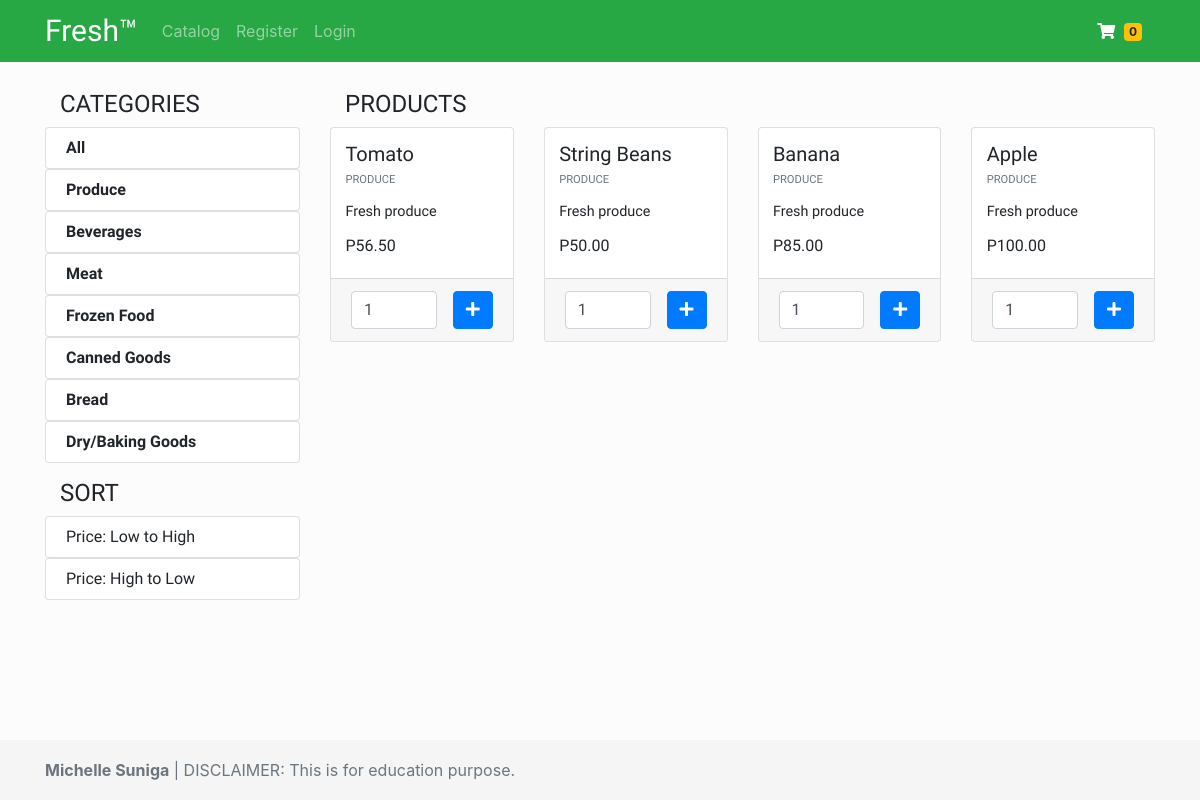
/app/views/catalog.php?category=1, run on the app's committed database.
### tables this page shows
CREATE TABLE `categories` (
  `id` int(11) NOT NULL,
  `name` varchar(255) NOT NULL
);

CREATE TABLE `items` (
  `id` int(11) NOT NULL,
  `name` varchar(255) NOT NULL,
  `price` decimal(18,2) NOT NULL,
  `image_path` varchar(255) DEFAULT NULL,
  `category_id` int(11) NOT NULL,
  `description` varchar(255) NOT NULL
);

### app/views/catalog.php (the view, shortened to what this page needs)
<?php require_once "../partials/layout.php" ?>
<?php function get_page_content() {
	global $conn;
?>
<?php
	$sql1 = "SELECT * FROM categories";
	$sql2 = "SELECT items.id, items.price, items.description, items.image_path, items.name AS item_name, categories.name AS category_name FROM items JOIN categories ON (categories.id = items.category_id)";
	if(isset($_GET['category'])){
		$category = $_GET['category'];
		if($category !== "all") {
			$sql2 .= " WHERE category_id=$category ";
		}
	}
	$categories = mysqli_query($conn, $sql1);
	$items = mysqli_query($conn, $sql2);
 ?>
	<section id="products_list" class="pt-4" >
		<div class="container">
			<div class="row py-1">
				<div class="col-md-3">
					<div class="col-12">
						<h2>Categories</h2>
					</div>
					<div class="">
						<div id="categories_list">
							<ul class="list-group">
								<a href="catalog.php?category=all">
									<li class="list-group-item">All</li>
								</a>
				<?php foreach ($categories as $category) { ?>
					<a href="catalog.php?category=<?php echo $category['id']; ?>">
				<li class="list-group-item"><?php echo $category['name']; ?></li></a>
				<?php } ?>
		</ul>
						</div>
					</div>
					<div class="col-12 mt-3">
						<h2>Sort</h2>
					</div>
					<div id="sort_items">
							<ul class="list-group">
								<a href="../controllers/item_sort.php?sort=asc">
									<li class="list-group-item">Price: Low to High</li>
								</a>
								<a href="../controllers/item_sort.php?sort=dsc">
									<li class="list-group-item">Price: High to Low</li>
								</a>
							</ul>
						</div>
				</div>
				<div class="col-md-9">
					<div class="col-4">
						<h2 >Products</h2>
					</div>
					<div class="">
						<div class="row flex-row flex-wrap">
							<?php foreach ($items as $item) { ?>
							<div class="col-3">
								<div class="card">
									<div class="card-body">
										<div class="card-title">
											<h5><?php echo $item['item_name']; ?></h5>
										</div>
										<div class="card-subtitle">
											<p class="text-muted"><?php echo $item['category_name']; ?></p>
										</div>
										<div class="card-text">
											<p class="">
											<?php echo $item['description']; ?>
											</p>
										</div>
										<h6>P<?php echo $item['price']; ?></h6>
									</div>
									<div class="card-footer flex-row flex-wrap">
										<form class="d-flex flex-row">
											<input type="number" name="item_quantity" class="form-control" min="0" value="1">
										  <div class="btn btn-primary add-to-cart" data-id="<?php echo $item['id']; ?>" ><i class="fas fa-plus"></i></div>
										</form>
									</div>
								</div>
							</div>
							<?php } ?>
						</div>
					</div>
				</div>
			</div>
		</div>
	</section>
<?php } ?>

### app/assets/css/style.css (style rules this page uses)
* { margin: 0; padding: 0; box-sizing: border-box; }
html { position: relative; min-height: 100%; }
body { margin-bottom: 60px; background: #fcfcfc; line-height: 1rem; }
p { font-size: 1.4em; }
a, a:hover, a:focus { color: inherit; text-decoration: none; }
.card { max-width: 100%; }
.card p { font-size: 0.9rem; }
.card-body { min-height: 100%; padding: 0.9rem; }
.card-subtitle p { text-transform: uppercase; font-size: 0.7rem; }
#categories_list { text-transform: capitalize; font-weight: 700; }
#products_list h2 { font-size: 1.5em; text-transform: uppercase; }
#products_list .add-to-cart { font-size: 1em; text-transform: uppercase; }
#products_list input { margin-right: 1rem; }

### data on the page
categories: name "Produce"
categories: name "Beverages"
categories: name "Meat"
categories: name "Frozen Food"
categories: name "Canned Goods"
categories: name "Bread"
categories: name "Dry/Baking Goods"
items: name "Tomato", category.name "PRODUCE", description "Fresh produce", price "56.50"
items: name "String Beans", category.name "PRODUCE", description "Fresh produce", price "50.00"
items: name "Banana", category.name "PRODUCE", description "Fresh produce", price "85.00"
items: name "Apple", category.name "PRODUCE", description "Fresh produce", price "100.00"
